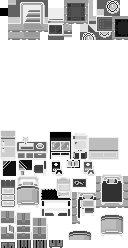
#> input picture data/tilesets/secondary/brendans_mays_house/tiles.png, 128 x 248 px
$ python build_bedroom.py
#> lines starting #> are read from the running program, lines starting #| are printed output that depends on the picture
"""Private bedroom extension: native art only, no changes to shared source assets."""
from pathlib import Path
import struct,json
from PIL import Image
ROOT=Path(__file__).resolve().parents[2]
OUT=ROOT/'data/tilesets/legends_bedroom'
def build():
    src=ROOT/'data/tilesets/secondary/brendans_mays_house'
    decor=ROOT/'data/tilesets/secondary/secret_base'
    art=ROOT/'data/tilesets/primary/secret_base'
    OUT.mkdir(parents=True,exist_ok=True)
    atlas=Image.open(src/'tiles.png');extended=Image.new('P',(128,256),0);extended.putpalette(atlas.getpalette());extended.paste(atlas,(0,0))
#> in build, atlas is the input picture: PIL image 128x248 P; min 0, max 255, mean 210.3
#> after `extended = Image.new('P', (128, 256), 0)`: extended: PIL image 128x256 P; every value is 0
#> after `extended.putpalette(atlas.getpalette())`: extended: PIL image 128x256 P; every value is 255
#> after `extended.paste(atlas, (0, 0))`:
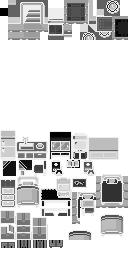
#> extended: PIL image 128x256 P; min 0, max 255, mean 211.7
#> (the run stopped early here; a loop or call above may not have finished)
